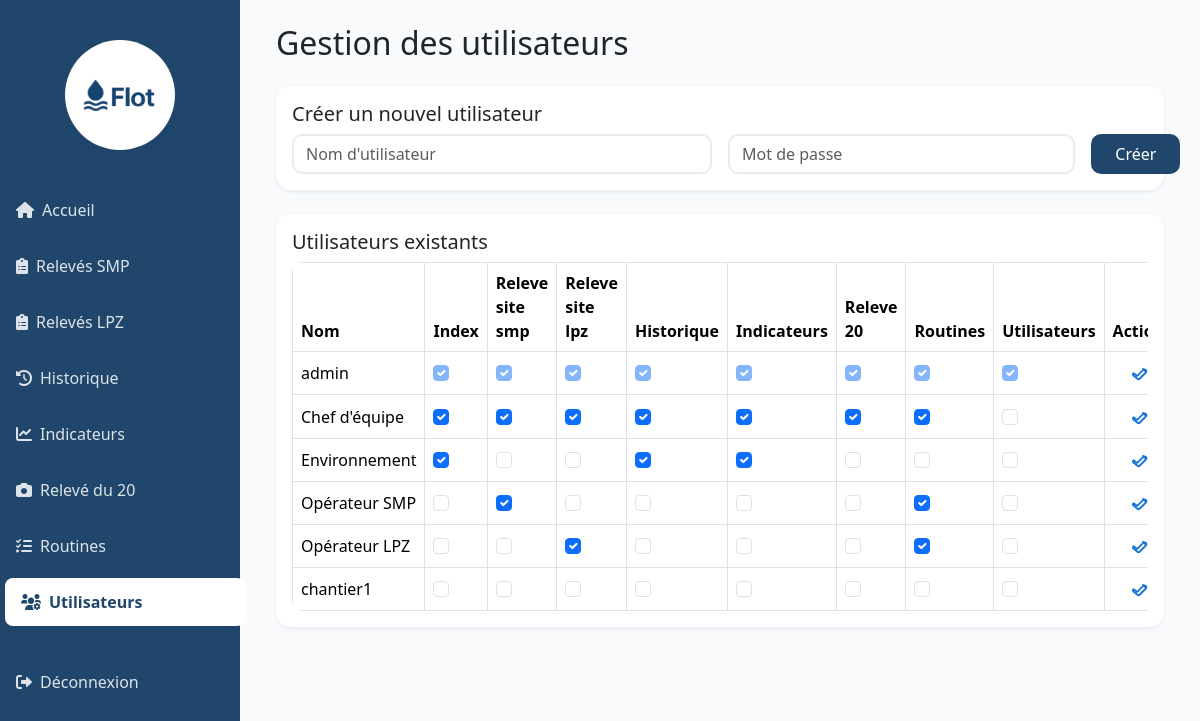
Screenshot of /utilisateurs (signed in) with the database file from the repository.
### app.py (models this page shows)
class User(UserMixin, db.Model):
    id = db.Column(db.Integer, primary_key=True)
    username = db.Column(db.String(80), unique=True, nullable=False)
    password_hash = db.Column(db.String(120), nullable=False)
    role = db.Column(db.String(20), default='operateur')  # operateur, chef_equipe, admin
    page_accesses = relationship('UserPageAccess', back_populates='user', cascade='all, delete-orphan')

class UserPageAccess(db.Model):
    id = db.Column(db.Integer, primary_key=True)
    user_id = db.Column(db.Integer, db.ForeignKey('user.id'), nullable=False)
    page_name = db.Column(db.String(50), nullable=False)
    can_access = db.Column(db.Boolean, default=False)
    user = relationship('User', back_populates='page_accesses')

### app.py (the view)
@app.route('/utilisateurs')
@require_page_access('utilisateurs')
def utilisateurs():
    users = User.query.all()
    page_names = PAGE_NAMES
    return render_template('utilisateurs.html', users=users, page_names=page_names)

### app.py (called while the page is built)
@login_manager.user_loader
def load_user(user_id):
    return db.session.get(User, int(user_id))

def require_page_access(page_name):
    def decorator(f):
        @wraps(f)
        @login_required
        def decorated_function(*args, **kwargs):
            if current_user.role == 'admin':
                return f(*args, **kwargs)
            access = next((a for a in current_user.page_accesses if a.page_name == page_name), None)
            if access and access.can_access:
                return f(*args, **kwargs)
            abort(403)
        return decorated_function
    return decorator

### templates/utilisateurs.html (shortened to what this page needs)
{% extends "base.html" %}
{% block content %}
<div class="container py-4">
    <h2 class="mb-4">Gestion des utilisateurs</h2>
    <div class="card mb-4">
        <div class="card-body">
            <h5>Créer un nouvel utilisateur</h5>
            <form id="create-user-form" class="row g-3 align-items-stretch">
                <div class="col-12 col-md-6 mb-2 mb-md-0">
                    <input type="text" class="form-control" name="username" placeholder="Nom d'utilisateur" required>
                </div>
                <div class="col-12 col-md-5 mb-2 mb-md-0">
                    <input type="password" class="form-control" name="password" placeholder="Mot de passe" required>
                </div>
                <div class="col-12 col-md-1 d-grid">
                    <button type="submit" class="btn btn-primary w-100">Créer</button>
                </div>
            </form>
        </div>
    </div>
    <div class="card">
        <div class="card-body">
            <h5>Utilisateurs existants</h5>
            <div class="table-responsive" style="overflow-x:auto;">
                <table class="table table-bordered align-middle mb-0">
                    <thead>
                        <tr>
                            <th>Nom</th>
                            {% for page in page_names %}
                                <th>{{ page|replace('_', ' ')|capitalize }}</th>
                            {% endfor %}
                            <th>Actions</th>
                        </tr>
                    </thead>
                    <tbody>
                        {% for user in users %}
                        <tr data-user-id="{{ user.id }}">
                            <td>{{ user.username }}</td>
                            {% for page in page_names %}
                                <td>
                                    <input type="checkbox" class="form-check-input page-access-checkbox" data-page="{{ page }}" {% if user.role == 'admin' or (user.page_accesses|selectattr('page_name', 'equalto', page)|map(attribute='can_access')|first) %}checked{% endif %} {% if user.role == 'admin' %}disabled{% endif %}>
                                </td>
                            {% endfor %}
                            <td class="text-center">
                                <span class="edit-user-btn" title="Modifier" style="cursor:pointer; margin-right: 4px; vertical-align:middle; display:inline-block;">
                                  <svg xmlns="http://www.w3.org/2000/svg" width="22" height="22" fill="none" viewBox="0 0 24 24" stroke="#1976d2"><path stroke-linecap="round" stroke-linejoin="round" stroke-width="2" d="M15.232 5.232l3.536 3.536M9 13l6.586-6.586a2 2 0 112.828 2.828L11.828 15.828a2 2 0 01-2.828 0L5 12.828a2 2 0 010-2.828L9 13z"/></svg>
                                </span>
                            </td>
                        </tr>
                        {% endfor %}
                    </tbody>
                </table>
            </div>
        </div>
    </div>
</div>
{% endblock %}

### templates/base.html (shortened to what this page needs)
<!DOCTYPE html>
<html lang="fr">
<head>
    <link href="https://cdn.jsdelivr.net/npm/bootstrap@5.3.3/dist/css/bootstrap.min.css" rel="stylesheet">
    <link href="https://cdnjs.cloudflare.com/ajax/libs/font-awesome/6.0.0/css/all.min.css" rel="stylesheet">
</head>
<body>
              {% set user = current_user %}
    <nav class="col-lg-2 d-none d-lg-block sidebar">
        <div class="position-sticky pt-3">
            <div class="sidebar-logo logo-bandeau">
                <img src="{{ url_for('static', filename='logo_flot.png') }}" alt="Logo Flot">
            </div>
            <ul class="nav flex-column">
                {% set user = current_user %}
                {% if user.is_authenticated and user.role == 'admin' %}
                    <li class="nav-item"><a class="nav-link {% if request.endpoint == 'index' %}active{% endif %}" href="{{ url_for('index') }}"><i class="fas fa-home me-2"></i>Accueil</a></li>
                    <li class="nav-item"><a class="nav-link " href="{{ url_for('releve_site', site_id=1) }}"><i class="fas fa-clipboard-list me-2"></i>Relevés SMP</a></li>
                    <li class="nav-item"><a class="nav-link " href="{{ url_for('releve_site', site_id=2) }}"><i class="fas fa-clipboard-list me-2"></i>Relevés LPZ</a></li>
                    <li class="nav-item"><a class="nav-link {% if request.endpoint == 'historique' %}active{% endif %}" href="{{ url_for('historique') }}"><i class="fas fa-history me-2"></i>Historique</a></li>
                    <li class="nav-item"><a class="nav-link {% if request.endpoint == 'indicateurs' %}active{% endif %}" href="{{ url_for('indicateurs') }}"><i class="fas fa-chart-line me-2"></i>Indicateurs</a></li>
                    <li class="nav-item"><a class="nav-link {% if request.endpoint == 'releve_20' %}active{% endif %}" href="{{ url_for('releve_20') }}"><i class="fas fa-camera me-2"></i>Relevé du 20</a></li>
                    <li class="nav-item"><a class="nav-link {% if request.endpoint == 'routines' %}active{% endif %}" href="{{ url_for('routines') }}"><i class="fas fa-tasks me-2"></i>Routines</a></li>
                    <li class="nav-item"><a class="nav-link {% if request.endpoint == 'utilisateurs' %}active{% endif %}" href="{{ url_for('utilisateurs') }}"><i class="fas fa-users-cog me-2"></i>Utilisateurs</a></li>
                {% endif %}
                <li class="nav-item mt-4"><a class="nav-link" href="{{ url_for('logout') }}"><i class="fas fa-sign-out-alt me-2"></i>Déconnexion</a></li>
            </ul>
        </div>
    </nav>
    <div class="main-content">
        {% block content %}{% endblock %}
    </div>
</body>
</html>

### templates/base.html (style rules this page uses)
:root { --flot-blue-dark: #20466B; --flot-blue: #2B5C88; --flot-bg: #f8fafc; --flot-white: #fff; }
body { background: var(--flot-bg); }
.sidebar { min-height: 100vh; background: var(--flot-blue-dark); position: fixed; top: 0; left: 0; height: 100vh; width: 240px; z-index: 1000; }
.sidebar .nav-link { color: rgba(255,255,255,0.85); padding: 0.75rem 1rem; border-radius: 0.5rem; margin: 0.25rem 0; transition: all 0.3s ease; }
.sidebar .nav-link:hover, .sidebar .nav-link.active { color: var(--flot-blue-dark); background-color: var(--flot-white); font-weight: bold; transform: translateX(5px); }
.main-content { background-color: var(--flot-bg); min-height: 100vh; margin-left: 240px; margin-right: auto; max-width: 1200px; padding-left: 24px; padding-right: 24px; }
.card { border: none; border-radius: 15px; box-shadow: 0 0.125rem 0.25rem rgba(32,70,107,0.08); transition: transform 0.2s ease; }
.btn-primary { background: var(--flot-blue-dark); border: none; border-radius: 10px; padding: 0.5rem 1.5rem; }
.form-control { border-radius: 10px; border: 2px solid #e9ecef; }
.table { border-radius: 10px; overflow: hidden; }
.sidebar-logo { display: flex; align-items: center; justify-content: center; margin-bottom: 2rem; gap: 0.7rem; }
.sidebar-logo img { height: 38px; width: 38px; object-fit: contain; }
.logo-bandeau { background: var(--flot-white); border-radius: 50%; width: 110px; height: 110px; margin: 24px auto 32px auto; box-shadow: 0 2px 8px rgba(32,70,107,0.04); display: flex; justify-content: center; align-items: center; }
.logo-bandeau img { max-width: 90%; max-height: 90%; width: auto; height: auto; display: block; margin: 0 auto; }

### rows the page displays
User: username "admin", role "☑" "☑" "☑" "☑" "☑" "☑" "☑" "☑"
User: username "Chef d'équipe", role "☑" "☑" "☑" "☑" "☑" "☑" "☑"
User: username "Environnement", role "☑" "☑" "☑"
User: username "Opérateur SMP", role "☑" "☑"
User: username "Opérateur LPZ", role "☑" "☑"
User: username "chantier1"

### other values shown
{{ page|replace('_', ' ')|capitalize }} "Index" "Releve site smp" "Releve site lpz" "Historique" "Indicateurs" "Releve 20" "Routines" "Utilisateurs"
